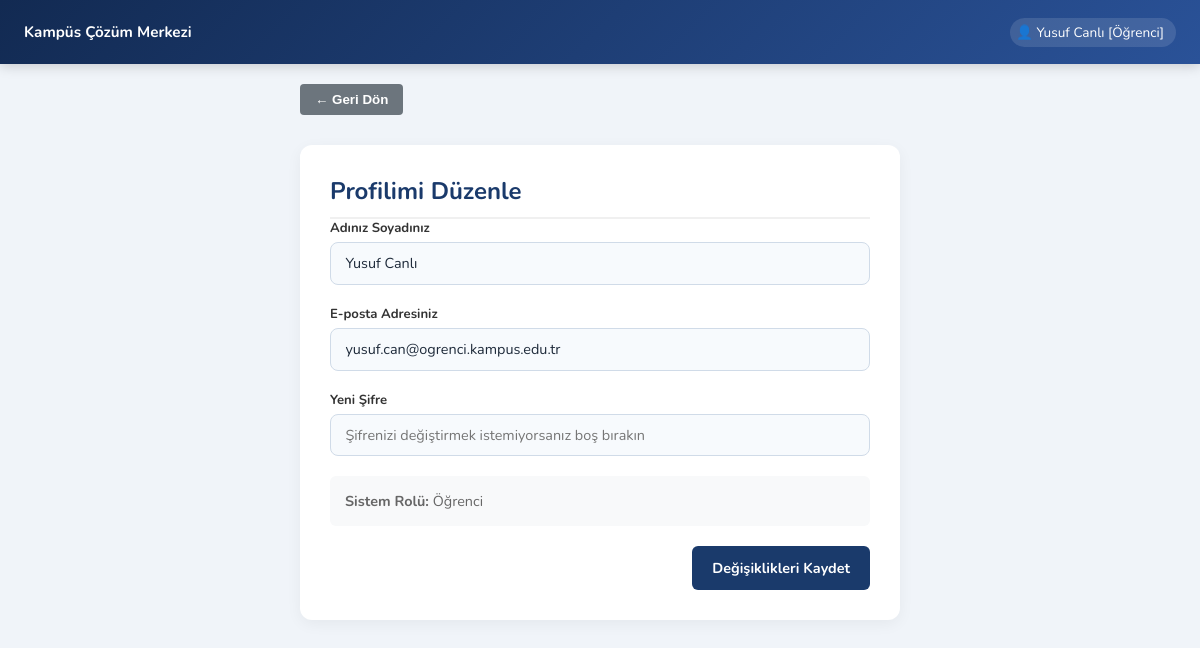
Screenshot of /index.php?controller=kullanici&action=profil (signed in) with the database file from the repository.
### tables this page shows
CREATE TABLE `kullanicilar` (
  `KullaniciID` int(11) NOT NULL,
  `AdSoyad` varchar(100) NOT NULL,
  `Eposta` varchar(100) NOT NULL,
  `Sifre` varchar(255) NOT NULL,
  `RolID` int(11) NOT NULL,
  `BirimID` int(11) DEFAULT NULL
);

CREATE TABLE `roller` (
  `RolID` int(11) NOT NULL,
  `RolAdi` varchar(50) NOT NULL
);

### app/controllers/KullaniciController.php (called while the page is built, shortened)
<?php
class KullaniciController extends Controller {
    public function profil() {
        $kullaniciModel = $this->model('KullaniciModel');
        $mesaj = '';
        $user = $kullaniciModel->kullaniciGetirId($_SESSION['kullanici_id']);
        $this->view('KullaniciProfil', ['user' => $user, 'mesaj' => $mesaj]);
    }
}

### app/models/KullaniciModel.php (called while the page is built, shortened)
<?php
class KullaniciModel {
    private $db;
    public function __construct() {
        global $db;
        $this->db = $db;
    }
    public function kullaniciGetirId($id) {
        $sql = "SELECT k.*, r.RolAdi, b.BirimAdi
                FROM kullanicilar k
                LEFT JOIN roller r ON k.RolID = r.RolID
                LEFT JOIN birimler b ON k.BirimID = b.BirimID
                WHERE k.KullaniciID = ?";
        $stmt = $this->db->prepare($sql);
        $stmt->execute([$id]);
        return $stmt->fetch(PDO::FETCH_ASSOC);
    }
}

### app/views/KullaniciProfil.php (the view, shortened to what this page needs)
<!DOCTYPE html>
<html lang="tr">
<head>
  <link rel="stylesheet" href="css/style.css" />
  <link rel="stylesheet" href="css/index.css" />
</head>
<body>
<header>
  <div class="header-inner">
    <a href="index.php" style="display:flex;align-items:center;gap:10px;text-decoration:none;color:inherit;">
      <span class="header-title">Kampüs Çözüm Merkezi</span>
    </a>
    <div class="header-user">
      👤 <?php echo $_SESSION['ad_soyad']; ?> [<?php echo $_SESSION['rol']; ?>]
    </div>
  </div>
</header>
<div class="layout" style="display:block; padding: 20px;">
  <div style="max-width: 600px; margin: 0 auto; margin-bottom: 10px;">
      <button onclick="window.history.back()" style="background:#6c757d; color:white; border:none; padding:8px 15px; border-radius:4px; cursor:pointer; font-weight:bold;">← Geri Dön</button>
  </div>
  <div class="profile-card">
    <h2 style="margin-top:0; color:#1a3a6b; border-bottom:2px solid #f0f0f0; padding-bottom:10px;">Profilimi Düzenle</h2>
    <form action="index.php?controller=kullanici&action=profil" method="POST">
        <div class="form-group">
            <label>Adınız Soyadınız</label>
            <input type="text" name="ad_soyad" value="<?php echo htmlspecialchars($data['user']['AdSoyad']); ?>" required class="form-input">
        </div>
        <div class="form-group">
            <label>E-posta Adresiniz</label>
            <input type="email" name="eposta" value="<?php echo htmlspecialchars($data['user']['Eposta']); ?>" required class="form-input">
        </div>
        <div class="form-group">
            <label>Yeni Şifre</label>
            <input type="password" name="sifre" placeholder="Şifrenizi değiştirmek istemiyorsanız boş bırakın" class="form-input">
        </div>
        <div class="form-group" style="background:#f8f9fa; padding:15px; border-radius:6px; margin-top:20px;">
            <p style="margin:0; font-size:0.9rem; color:#666;"><strong>Sistem Rolü:</strong> <?php echo $data['user']['RolAdi']; ?></p>
        </div>
        <div style="text-align:right; margin-top:20px;">
            <button type="submit" class="btn-save">Değişiklikleri Kaydet</button>
        </div>
    </form>
  </div>
</div>
</body>
</html>

### public/css/Style.css (style rules this page uses)
:root { --primary: #1a3a6b; --primary-dark: #122a52; --primary-light: #2a5298; --accent: #e8a020; --accent-light: #f5b942; --bg: #f0f4f9; --white: #ffffff; --text: #1e2a3a; --text-muted: #5a6a7e; --border: #d0dbe8; --shadow: 0 4px 20px rgba(26, 58, 107, 0.10); --radius: 12px; --sidebar-w: 220px; --bg-gradient: linear-gradient(135deg, #0f2027 0%, #203a43 50%, #2c5364 100%); --card-bg: rgba(255, 255, 255, 0.92); --border-radius: 16px; --transition: all 0.3s cubic-bezier(0.4, 0, 0.2, 1); }
* { margin: 0; padding: 0; box-sizing: border-box; }
body { font-family: 'Nunito', sans-serif; background: var(--bg); color: var(--text); min-height: 100vh; display: flex; flex-direction: column; }
header { background: linear-gradient(135deg, var(--primary-dark) 0%, var(--primary-light) 100%); color: var(--white); padding: 0 1.5rem; position: sticky; top: 0; z-index: 100; box-shadow: 0 2px 12px rgba(0, 0, 0, 0.18); }
.header-inner { display: flex; align-items: center; justify-content: space-between; height: 58px; }
.header-title { font-size: 0.95rem; font-weight: 700; }
.header-user { display: flex; align-items: center; gap: 8px; background: rgba(255, 255, 255, 0.12); border-radius: 24px; padding: 5px 12px 5px 6px; font-size: 0.85rem; cursor: pointer; }
.layout { display: flex; flex: 1; }
.form-group { display: flex; flex-direction: column; gap: 6px; }
label { font-size: 0.82rem; font-weight: 700; color: var(--text-muted); }
input[type="text"], input[type="email"], input[type="password"], select, textarea { border: 1.5px solid var(--border); border-radius: 8px; padding: 0.65rem 0.9rem; font-size: 0.9rem; font-family: inherit; color: var(--text); background: #f7fafd; outline: none; transition: border-color 0.2s; }
.btn-save { background: var(--primary); color: var(--white); border: none; border-radius: 8px; padding: 0.8rem 2rem; font-size: 0.9rem; font-weight: 800; font-family: inherit; cursor: pointer; transition: background 0.2s; }

### public/css/Index.css (style rules this page uses)
.header-inner { height: 64px; }

### app/views/KullaniciProfil.php (style rules this page uses)
.profile-card { background: white; border-radius: 12px; padding: 30px; max-width: 600px; margin: 30px auto; box-shadow: 0 4px 15px rgba(0,0,0,0.05); }
.form-group { margin-bottom: 20px; display: flex; flex-direction: column; gap: 5px; }
.form-group label { font-weight: 700; color: #333; }
.form-input { padding: 10px; border: 1px solid #ccc; border-radius: 6px; font-family: inherit; font-size: 0.95rem; }
.btn-save { background: #1a3a6b; color: white; border: none; padding: 12px 20px; border-radius: 6px; font-weight: bold; cursor: pointer; font-family: inherit; }

### rows the page displays
kullanicilar: ad_soyad "Yusuf Canlı", eposta "yusuf.can@ogrenci.kampus.edu.tr", RolID.RolAdi "Öğrenci"

### other values shown
$_SESSION['ad_soyad'] "Yusuf Canlı"
$_SESSION['rol'] "Öğrenci"
